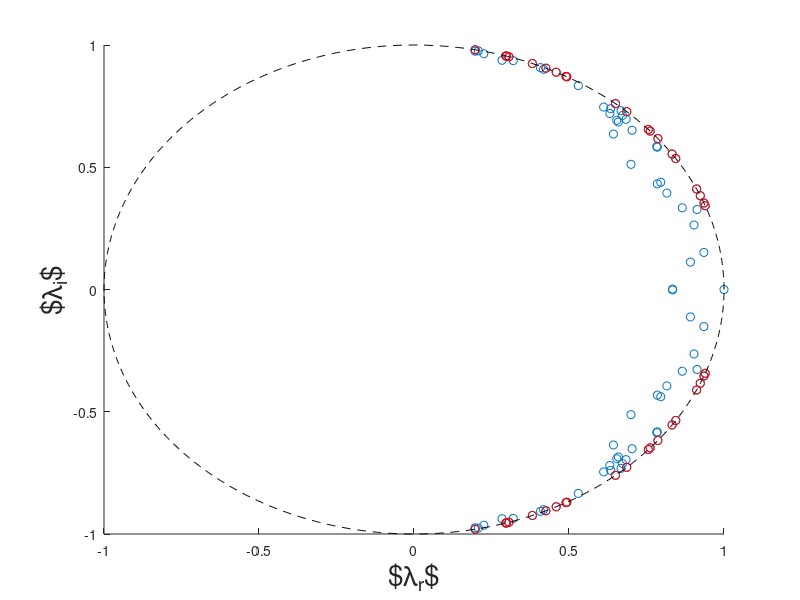

Here is the MATLAB script that generated this plot: (Note: this script raises an error after producing the figure.)
%     Test Boostconv and spsnap

clear
clc
%close all

lafs = 20;

rng('default');

n = 50;    % Matrix Size

% No of eigenvalues greater than 1.
np = 20;
% How unstable do we want the eigenvalues?
uns_range = 0.0001;

theta = 4*pi/9*rand(np,1);
e1  = (cos(theta) + uns_range*rand(np,1)) + 1i*sin(theta);
uns_e = [e1; conj(e1)];
% Set first eigenvector = 1 signifying beseflow

ne2 = n-length(e1);
st_range = 0.5;
theta = 4*pi/9*rand(ne2,1);
damp = 0.80 + 0.18*rand(ne2,1);
e2  = damp.*cos(theta) + 1i*sin(theta);
stb_e = [e2; conj(e2)];

Aeig = [1.0; uns_e; stb_e];
lr = real(Aeig);
li = imag(Aeig);

neig = length(Aeig);    % This is my matrix size
                        % Hopefully no repeated eigenvalues

figure(1);
scatter(lr,li); hold on
scatter(real(uns_e),imag(uns_e), 'r')
theta = linspace(0,2*pi,1000);
plot(cos(theta),sin(theta), '--k')
xlabel('$\lambda_{r}$', 'FontSize', lafs)
ylabel('$\lambda_{i}$', 'FontSize', lafs)


B = rand(neig);
B = B + B';

bnorm = norm(B);
disp(['Norm(B)=', num2str(bnorm)])
B = B/bnorm;
Binv = inv(B);

A = Binv*diag(Aeig)*B;

anorm = norm(A);
disp(['Norm(A)=', num2str(anorm)])


x0 = rand(neig,1) + 1i*rand(neig,1);

r = x0;
rnorm = norm(x0);

% BoostConv parameters
ifboost = 0;
bkryl = 15;
vin   = zeros(neig,bkryl);
vout  = zeros(neig,bkryl);
vold  = zeros(neig,1);
vol1 = zeros(neig,1);
bfreq = 10;
ifinit = 0;
c = zeros(bkryl,1);
zro = zeros(neig,1);
%

% SPSNAP parameters
ifsnap = 1;
skryl = 15;
sfreq = 1;
ifinit = 0;
%


ik = 0;     % Subspace counter
vlen = neig;
resio = 10;
plotio  = 100;

niters = 50000;
residuals = zeros(niters,1);
for i=1:niters

   xi = A*x0;

   rnorm = norm(xi-x0);
   x0 = xi;

   if (ifboost)
     [xi_o,x0_o,dv_o,vin_o,vout_o,vol1_o,vold_o,rnorm_o,ifinit_o,ik_o] = BoostConv(xi,x0,i,vol1,vold,vin,vout,ifboost,bfreq,ifinit,ik,bkryl,vlen);
   
   else
    [xi_o,x0_o,vin_o,vout_o,vol1_o,vold_o,rnorm_o,ifinit_o,ik_o] = SpSnap(xi,x0,i,vol1,vold,vin,vout,ifsnap,sfreq,ifinit,ik,skryl,vlen);
    dv_o = [];
   end 

   xi=xi_o;
   dv=dv_o;
   vin=vin_o;
   vout=vout_o;
   vol1=vol1_o;
   vold=vold_o;
   rnorm=rnorm_o;
   ifinit=ifinit_o;
   ik=ik_o;
   x0=x0_o;

   if mod(i,resio)==0
     disp([num2str(i),' Residual=',num2str(rnorm)])
     pause(0.001)
   end  

   residuals(i)=rnorm;

   if mod(i,plotio)==0
     figure(3)
     plot(real(xi))
     pause(0.01)
   end

   if i>10 && rnorm<1e-12
     break
   end  
  

end   

figure(2)
semilogy(residuals(1:i)); hold on


